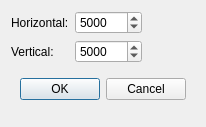
<?xml version="1.0" encoding="UTF-8"?>
<ui version="4.0">
 <class>DialogChangeSize</class>
 <widget class="QDialog" name="DialogChangeSize">
  <property name="geometry">
   <rect>
    <x>0</x>
    <y>0</y>
    <width>204</width>
    <height>127</height>
   </rect>
  </property>
  <property name="windowTitle">
   <string>Change Diagram Size</string>
  </property>
  <property name="modal">
   <bool>true</bool>
  </property>
  <layout class="QFormLayout" name="formLayout">
   <property name="fieldGrowthPolicy">
    <enum>QFormLayout::ExpandingFieldsGrow</enum>
   </property>
   <item row="0" column="0">
    <widget class="QLabel" name="labelHorizontal">
     <property name="text">
      <string>Horizontal:</string>
     </property>
    </widget>
   </item>
   <item row="0" column="1">
    <widget class="QSpinBox" name="spinBoxHorizontal">
     <property name="minimum">
      <number>1</number>
     </property>
     <property name="maximum">
      <number>999999</number>
     </property>
     <property name="value">
      <number>5000</number>
     </property>
    </widget>
   </item>
   <item row="2" column="0" colspan="2">
    <widget class="QFrame" name="frameButtons">
     <property name="frameShape">
      <enum>QFrame::NoFrame</enum>
     </property>
     <property name="frameShadow">
      <enum>QFrame::Raised</enum>
     </property>
     <layout class="QHBoxLayout" name="horizontalLayout">
      <item>
       <widget class="QPushButton" name="pushButtonOK">
        <property name="text">
         <string>OK</string>
        </property>
       </widget>
      </item>
      <item>
       <widget class="QPushButton" name="pushButtonCancel">
        <property name="text">
         <string>Cancel</string>
        </property>
       </widget>
      </item>
     </layout>
    </widget>
   </item>
   <item row="1" column="0">
    <widget class="QLabel" name="labelVertical">
     <property name="text">
      <string>Vertical:</string>
     </property>
    </widget>
   </item>
   <item row="1" column="1">
    <widget class="QSpinBox" name="spinBoxVertical">
     <property name="minimum">
      <number>1</number>
     </property>
     <property name="maximum">
      <number>999999</number>
     </property>
     <property name="value">
      <number>5000</number>
     </property>
    </widget>
   </item>
  </layout>
 </widget>
 <resources/>
 <connections/>
</ui>
